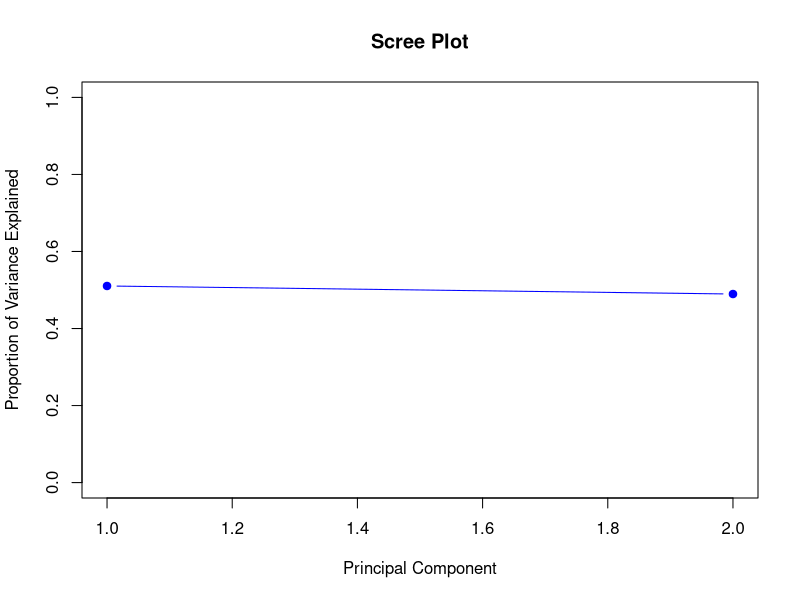
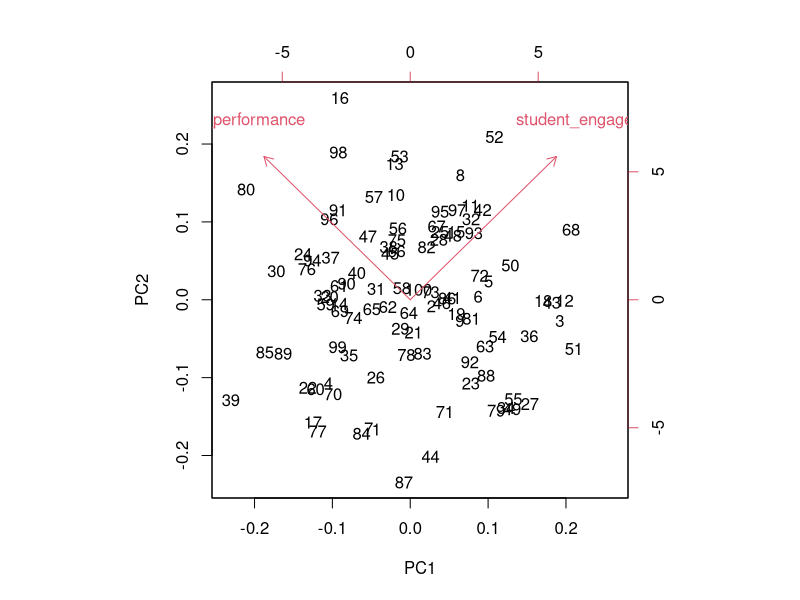
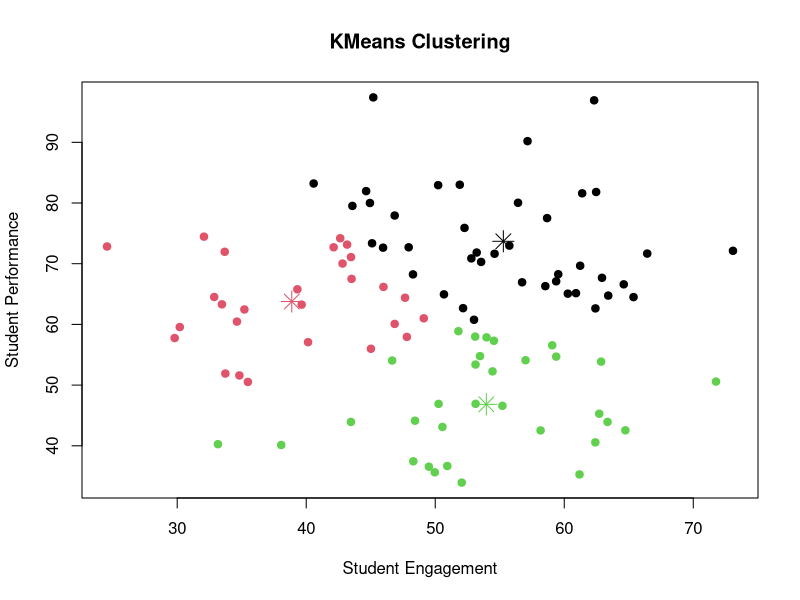
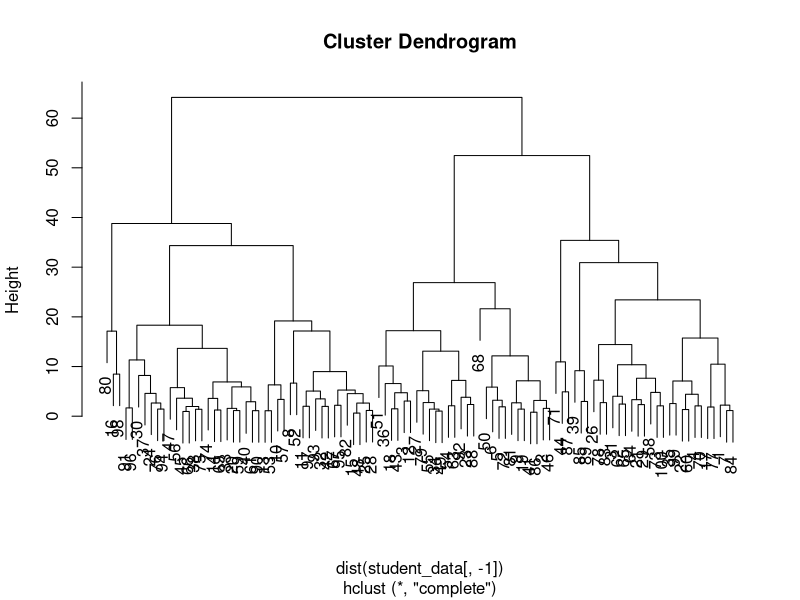

Recreate these plots in R, in order.
# Load required libraries
library(ggplot2)
library(dplyr)
library(cluster)

# Function to simulate student features
simulate_student_features <- function(n = 100) {
  # Set the random seed
  set.seed(260923)
  
  # Generate unique student IDs
  student_ids <- seq(1, n)
  
  # Simulate student engagement
  student_engagement <- rnorm(n, mean = 50, sd = 10)
  
  # Simulate student performance
  student_performance <- rnorm(n, mean = 60, sd = 15)
  
  # Combine the data into a data frame
  student_features <- data.frame(
    student_id = student_ids,
    student_engagement = student_engagement,
    student_performance = student_performance
  )
  
  # Return the data frame
  return(student_features)
}

# Simulate the data
student_data <- simulate_student_features()

# Perform PCA
pca_result <- prcomp(student_data[, -1], scale. = TRUE)

# Plot variance explained by each principal component
plot(pca_result$sdev^2 / sum(pca_result$sdev^2), xlab = "Principal Component", ylab = "Proportion of Variance Explained", 
     ylim = c(0, 1), type = "b", pch = 19, col = "blue", main = "Scree Plot")

# Plot PCA biplot
biplot(pca_result)

# Cluster the data using KMeans
set.seed(123)
kmeans_clusters <- kmeans(student_data[, -1], centers = 3, nstart = 25)
student_data$cluster_kmeans <- as.factor(kmeans_clusters$cluster)

# Plot clusters
plot(student_data$student_engagement, student_data$student_performance, col = kmeans_clusters$cluster, pch = 19, 
     xlab = "Student Engagement", ylab = "Student Performance", main = "KMeans Clustering", 
     xlim = range(student_data$student_engagement), ylim = range(student_data$student_performance))
points(kmeans_clusters$centers[, 1], kmeans_clusters$centers[, 2], col = 1:3, pch = 8, cex = 2)

hc <- hclust(dist(student_data[, -1]), method = "complete")
plot(hc)

